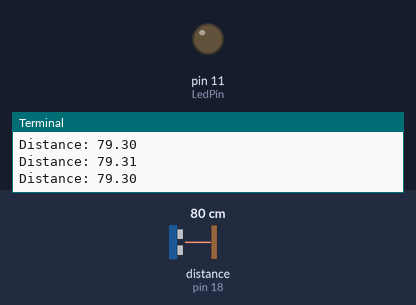
Simulated run of this program. Board: Raspberry Pi (header pin numbers). On the bench: output pins drawn as LEDs (lit = HIGH), the last lines printed to the terminal. The test bench sets the inputs (shaded band); at power-on: distance to the obstacle (sensor on pin 18) 80 cm. The echo pulse lasts 58.3 µs per cm; the clock reads 2024-03-15 10:24:30 at power-on unless the program sets it; pins used as bus, display or sensor lines are not drawn.

Above: at 1.2 s.
1.3 s: distance to the obstacle (sensor on pin 18) set to 96 cm
2.8 s: distance to the obstacle (sensor on pin 18) set to 106 cm
At 4.2 s:
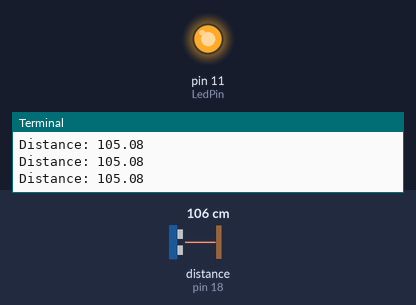
4.5 s: distance to the obstacle (sensor on pin 18) set to 2 cm
At 5.2 s:
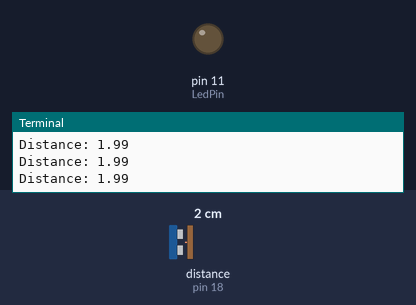
6.0 s: distance to the obstacle (sensor on pin 18) set to 120 cm
At 6.8 s:
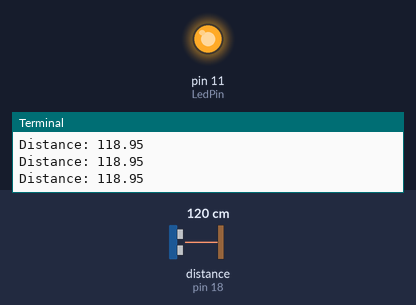
Timing chart, 0 to 8.6 s (numbered marks = the images above; inputs shaded):
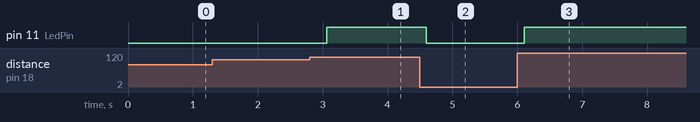

Measured:
- the behaviour switches between 100 and 101 cm on distance to the obstacle (sensor on pin 18) (found by bisection; images 0 and 1)
- after the input at 2.8 s, pin 11 (LedPin): LOW → HIGH after 0.27 s
- after the input at 4.5 s, pin 11 (LedPin): HIGH → LOW after 0.09 s
- after the input at 6.0 s, pin 11 (LedPin): LOW → HIGH after 0.11 s

The program:

Ultrasonic-LED.py
```python
#!/usr/bin/env python3

import RPi.GPIO as GPIO
import time

LedPin = 11
TRIG = 16
ECHO = 18

def setup():
    GPIO.setmode(GPIO.BOARD)
    GPIO.setup(LedPin, GPIO.OUT, initial=GPIO.HIGH)
    GPIO.setup(TRIG, GPIO.OUT)
    GPIO.setup(ECHO, GPIO.IN)

def distance():
	GPIO.output(TRIG, 0)
	time.sleep(0.000002)

	GPIO.output(TRIG, 1)
	time.sleep(0.00001)
	GPIO.output(TRIG, 0)


	while GPIO.input(ECHO) == 0:
		a = 0
	time1 = time.time()
	while GPIO.input(ECHO) == 1:
		a = 1
	time2 = time.time()

	during = time2 - time1
	return during * 340 / 2 * 100

def loop():
    while True:
        dis = distance()
        print ('Distance: %.2f' % dis)
        if dis < 100:
            GPIO.output(LedPin, GPIO.LOW)
        else:
            GPIO.output(LedPin, GPIO.HIGH)
        time.sleep(0.3)

def destroy():
    GPIO.output(LedPin, GPIO.HIGH)
    GPIO.cleanup()

if __name__ == "__main__":
	setup()
	try:
		loop()
	except KeyboardInterrupt:
		destroy()
```
